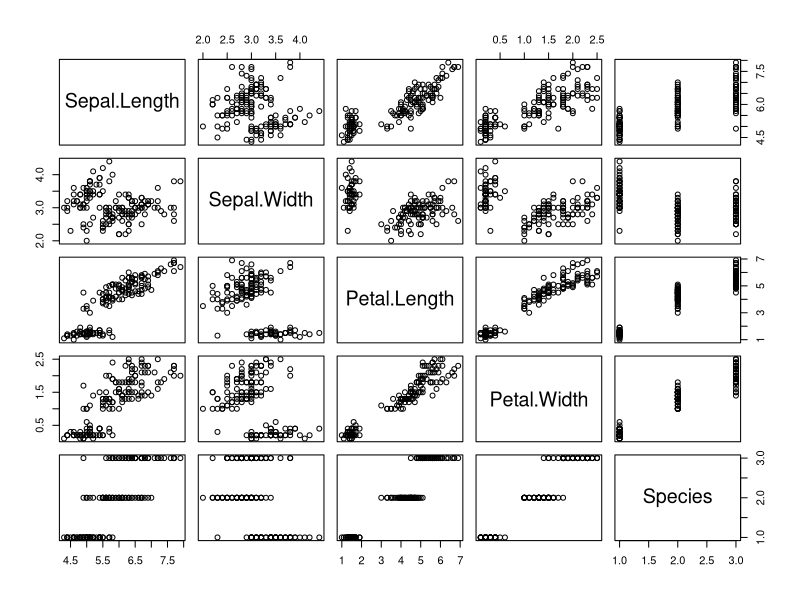
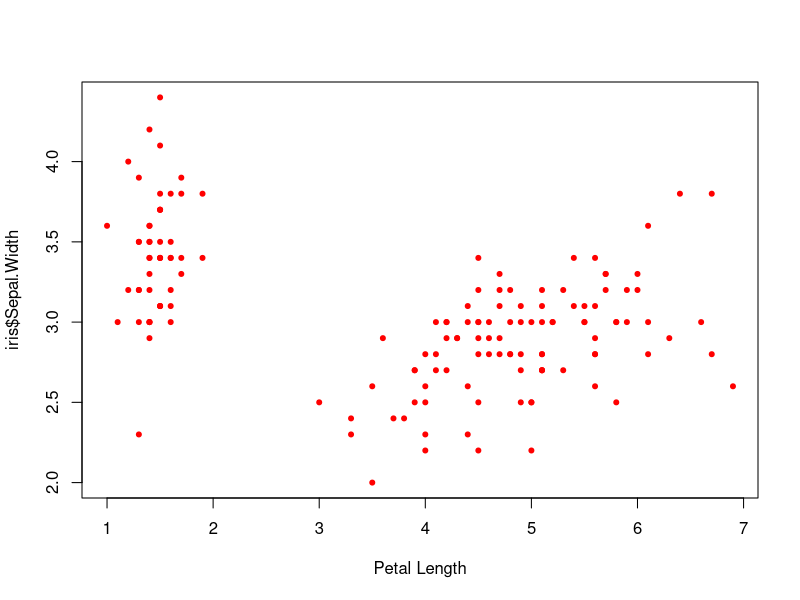
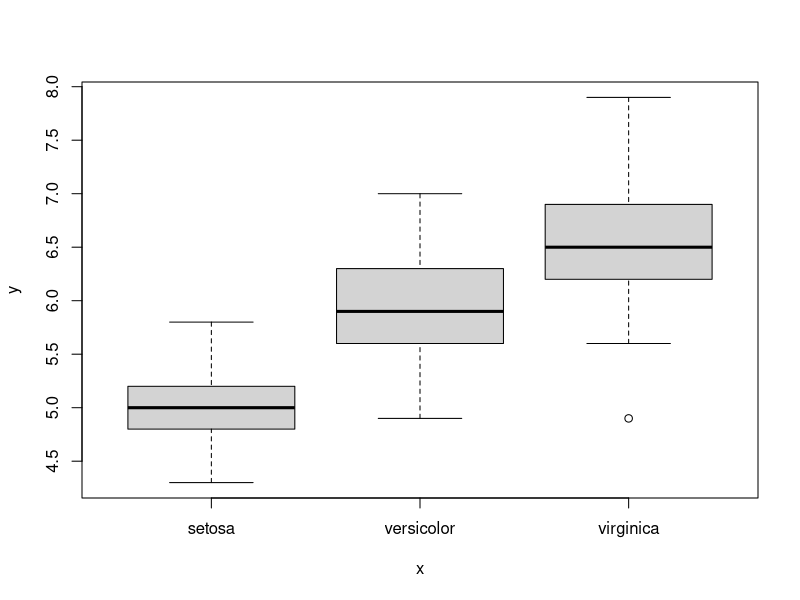
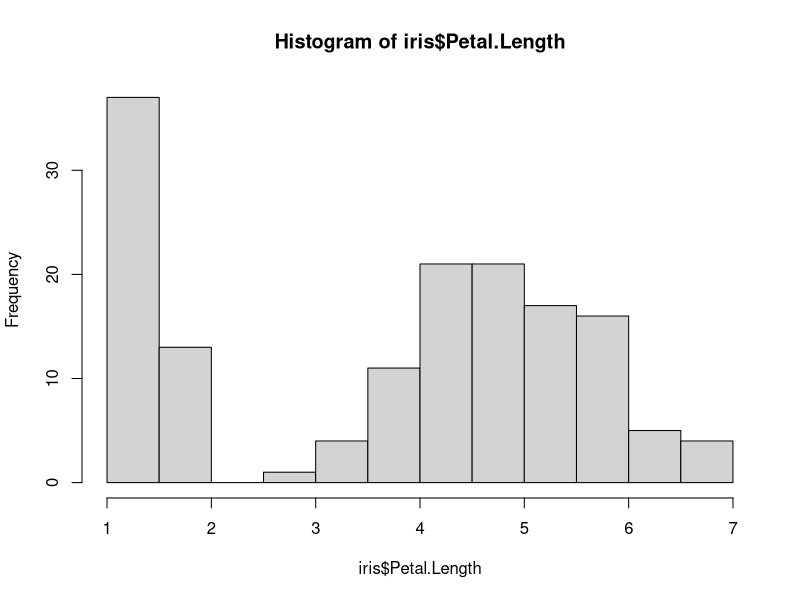
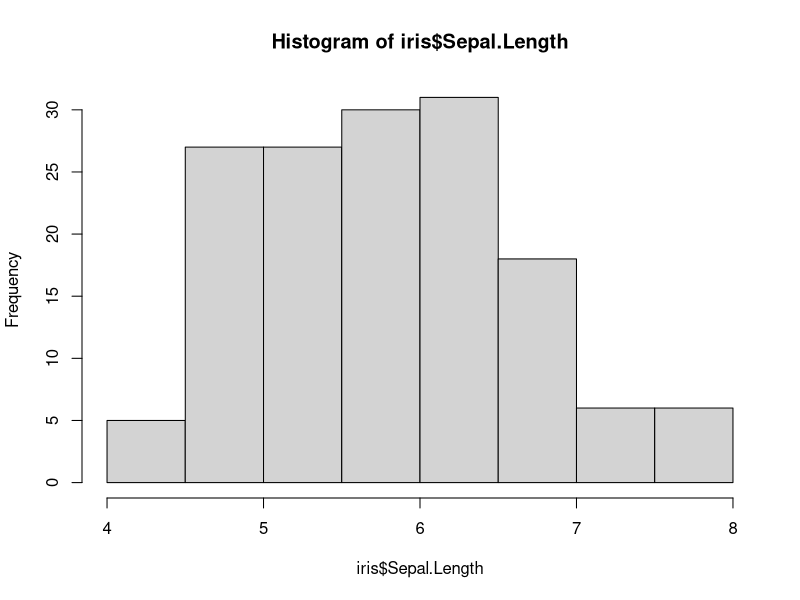

Write R code to recreate these figures, in order. (Note: this script raises an error after producing the figures.)
#load sample data
library(datasets)

iris

#sample head of the data
head(iris)


#simple descriptive
summary(iris)


#holistic table plot
plot(iris)


#example of plot
plot(iris$Petal.Length, iris$Sepal.Width,
     col = 'red',
     pch = 20,
     xlab = 'Petal Length')
iris

plot(iris$Species, iris$Sepal.Length)


#Histogram
summary(iris)
hist(iris$Petal.Length) #outlier
hist(iris$Sepal.Length)


#New Data
Default_Fin

summary(Default_Fin)

hist(Default_Fin$`Bank Balance`)


